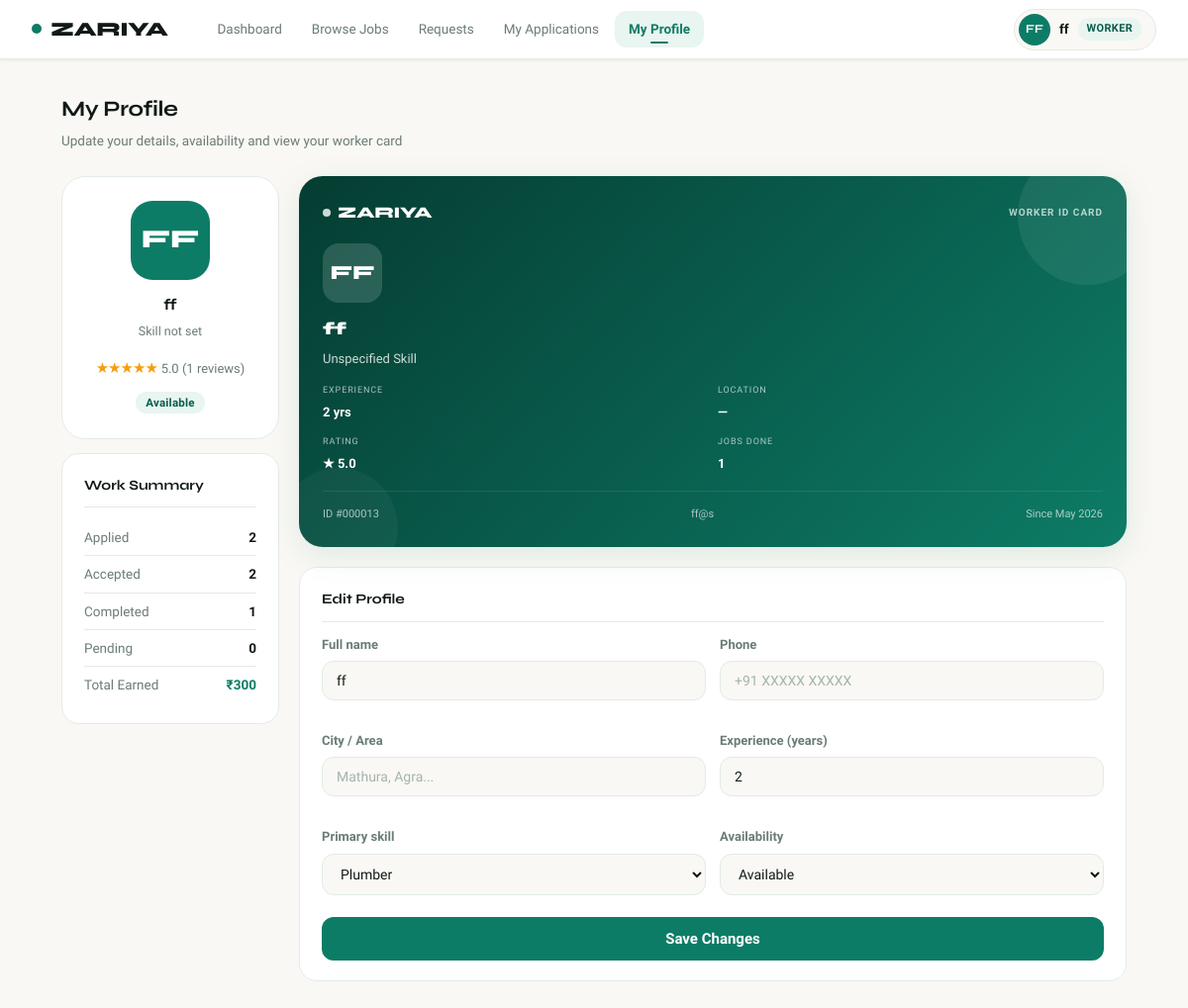
Screenshot of /profile (signed in) with the database file from the repository.
### models.py (models this page shows, shortened)
class User(UserMixin, db.Model):
    __tablename__ = 'users'
    id             = db.Column(db.Integer, primary_key=True)
    name           = db.Column(db.String(100), nullable=False)
    email          = db.Column(db.String(120), unique=True, nullable=False)
    phone          = db.Column(db.String(15))
    password       = db.Column(db.String(256), nullable=False)
    role           = db.Column(db.String(10), nullable=False)   # 'customer' / 'worker'
    city           = db.Column(db.String(100))
    created_at     = db.Column(db.DateTime, default=datetime.utcnow)
    profile_photo  = db.Column(db.String(255))   # filename stored in /static/uploads/
    skill          = db.Column(db.String(100))
    experience     = db.Column(db.Integer)
    is_available   = db.Column(db.Boolean, default=True)
    avg_rating     = db.Column(db.Float, default=0.0)
    total_reviews  = db.Column(db.Integer, default=0)
    total_earned   = db.Column(db.Float, default=0.0)   # total money received
    dark_mode      = db.Column(db.Boolean, default=False)
    theme_color    = db.Column(db.String(20), default='teal')   # teal / blue / purple / amber
    jobs_posted    = db.relationship('Job', backref='customer', lazy=True,
                                     foreign_keys='Job.customer_id')
    applications   = db.relationship('Application', backref='worker', lazy=True,
                                     foreign_keys='Application.worker_id')
    reviews_given  = db.relationship('Review', backref='reviewer', lazy=True,
                                     foreign_keys='Review.reviewer_id')
    def get_initials(self):
        parts = self.name.strip().split()
        return (parts[0][0] + parts[-1][0]).upper() if len(parts) > 1 else parts[0][:2].upper()

### app.py (the view, shortened to what this page needs)
@app.route('/profile', methods=['GET', 'POST'])
@login_required
def profile():
    if current_user.role == 'customer':
        all_jobs   = Job.query.filter_by(customer_id=current_user.id).all()
        stats = {
            'total':     len(all_jobs),
            'open':      sum(1 for j in all_jobs if j.status == 'open'),
            'assigned':  sum(1 for j in all_jobs if j.status == 'assigned'),
            'completed': sum(1 for j in all_jobs if j.status == 'completed'),
        }
        reviews_given = Review.query.filter_by(reviewer_id=current_user.id).all()
        return render_template('customer/profile.html',
                               all_jobs=all_jobs, stats=stats,
                               reviews_given=reviews_given)
    else:
        completed = Application.query.filter_by(worker_id=current_user.id, status='accepted').count()
        all_apps  = Application.query.filter_by(worker_id=current_user.id).all()
        stats = {
            'applied':   len(all_apps),
            'accepted':  sum(1 for a in all_apps if a.status == 'accepted'),
            'pending':   sum(1 for a in all_apps if a.status == 'pending'),
            'completed': Job.query.filter_by(assigned_worker_id=current_user.id, status='completed').count(),
        }
        return render_template('worker/profile.html',
                               completed=completed, stats=stats)

### app.py (called while the page is built)
@login_manager.user_loader
def load_user(user_id):
    return User.query.get(int(user_id))

### templates/worker/profile.html (shortened to what this page needs)
{% extends 'base.html' %}
{% block content %}
<div class="page-header">
  <div>
    <div class="page-title">My Profile</div>
    <div class="page-sub">Update your details, availability and view your worker card</div>
  </div>
</div>
<div class="profile-grid">
  <div>
    <div class="profile-card">
      <div class="profile-av-lg" id="av-wrapper">
        {% if current_user.profile_photo %}
          <img id="av-preview" src="{{ url_for('uploaded_file', filename=current_user.profile_photo) }}" alt="Photo">
        {% else %}
          <span class="initials-text">{{ current_user.get_initials() }}</span>
        {% endif %}
      </div>
      <div class="profile-name">{{ current_user.name }}</div>
      <div class="profile-role">
        {{ current_user.skill or 'Skill not set' }}
      </div>
      {% if current_user.avg_rating > 0 %}
        <div style="margin-bottom:10px;">
          <span class="stars">★★★★★</span>
          <span style="font-size:13px;color:var(--text-muted);">
            {{ "%.1f"|format(current_user.avg_rating) }} ({{ current_user.total_reviews }} reviews)
          </span>
        </div>
      {% endif %}
      <span class="sbadge {{ 's-accepted' if current_user.is_available else 's-rejected' }}">
        {{ 'Available' if current_user.is_available else 'Unavailable' }}
      </span>
    </div>
    <div class="info-card" style="margin-top:14px;">
      <div class="info-title">Work Summary</div>
      <div class="info-row"><span class="info-key">Applied</span>    <span class="info-val">{{ stats.applied }}</span></div>
      <div class="info-row"><span class="info-key">Accepted</span>   <span class="info-val">{{ stats.accepted }}</span></div>
      <div class="info-row"><span class="info-key">Completed</span>  <span class="info-val">{{ stats.completed }}</span></div>
      <div class="info-row"><span class="info-key">Pending</span>    <span class="info-val">{{ stats.pending }}</span></div>
      {% if current_user.total_earned > 0 %}
      <div class="info-row">
        <span class="info-key">Total Earned</span>
        <span class="info-val" style="color:var(--primary);">₹{{ "%.0f"|format(current_user.total_earned) }}</span>
      </div>
      {% endif %}
    </div>
  </div>
  <div>
    <div class="id-card" style="margin-bottom:20px;">
      <div class="id-card-header">
        <div class="id-card-logo">
          <span class="id-card-logo-dot"></span> ZARIYA
        </div>
        <div class="id-card-type">Worker ID Card</div>
      </div>
      <div class="id-card-av">
        {% if current_user.profile_photo %}
          <img src="{{ url_for('uploaded_file', filename=current_user.profile_photo) }}" alt="Photo">
        {% else %}
          {{ current_user.get_initials() }}
        {% endif %}
      </div>
      <div class="id-card-name">{{ current_user.name }}</div>
      <div class="id-card-skill">{{ current_user.skill or 'Unspecified Skill' }}</div>
      <div class="id-card-grid">
        <div class="id-card-field">
          <label>Experience</label>
          <span>{{ current_user.experience or 0 }} yrs</span>
        </div>
        <div class="id-card-field">
          <label>Location</label>
          <span>{{ current_user.city or '—' }}</span>
        </div>
        <div class="id-card-field">
          <label>Rating</label>
          <span>{% if current_user.avg_rating > 0 %}★ {{ "%.1f"|format(current_user.avg_rating) }}{% else %}—{% endif %}</span>
        </div>
        <div class="id-card-field">
          <label>Jobs Done</label>
          <span>{{ stats.completed }}</span>
        </div>
      </div>
      <div class="id-card-footer">
    <span>ID #{{ "%06d"|format(current_user.id) }}</span>
    <span>{{ current_user.email }}</span>
    <span>Since {{ current_user.created_at.strftime('%b %Y') }}</span>
</div>
    </div>
    <div class="info-card">
      <div class="info-title">Edit Profile</div>
      <form method="POST" action="{{ url_for('profile') }}" enctype="multipart/form-data">
        <div class="field-grid">
          <div class="field">
            <label>Full name</label>
            <input type="text" name="name" value="{{ current_user.name }}" required />
          </div>
          <div class="field">
            <label>Phone</label>
            <input type="tel" name="phone" value="{{ current_user.phone or '' }}" placeholder="+91 XXXXX XXXXX" />
          </div>
          <div class="field">
            <label>City / Area</label>
            <input type="text" name="city" value="{{ current_user.city or '' }}" placeholder="Mathura, Agra..." />
          </div>
          <div class="field">
            <label>Experience (years)</label>
            <input type="number" name="experience" value="{{ current_user.experience or 0 }}" min="0" />
          </div>
          <div class="field">
            <label>Primary skill</label>
            <select name="skill">
              {% for s in ['Plumber','Electrician','Carpenter','Painter','Mason','Welder','Cleaner','Driver','Other'] %}
                <option value="{{ s }}" {{ 'selected' if current_user.skill == s }}>{{ s }}</option>
              {% endfor %}
            </select>
          </div>
          <div class="field">
            <label>Availability</label>
            <select name="is_available">
              <option value="on"  {{ 'selected' if current_user.is_available  }}>Available</option>
            </select>
          </div>
        </div>
        <button type="submit" class="btn-full-green" style="margin-top:6px;">Save Changes</button>
      </form>
    </div>
  </div>
</div>
{% endblock %}

### templates/base.html (shortened to what this page needs)
<!DOCTYPE html>
<html lang="en" data-theme-color="teal" data-dark="false">
<head>
  <link rel="stylesheet" href="{{ url_for('static', filename='css/style.css') }}">
</head>
<body>
{% if current_user.is_authenticated %}
<nav class="topbar">
  <div class="topbar-left">
    <a href="{{ url_for('dashboard') }}" class="logo">
      <span class="logo-dot"></span>
      ZARIYA
    </a>
    <div class="nav-links">
      {% if current_user.role == 'customer' %}
        <a href="{{ url_for('dashboard') }}"   class="nav-link {% if request.endpoint=='dashboard'   %}active{% endif %}">Dashboard</a>
        <a href="{{ url_for('find_workers') }}" class="nav-link {% if request.endpoint=='find_workers' %}active{% endif %}">Find Workers</a>
        <a href="{{ url_for('post_job') }}"     class="nav-link {% if request.endpoint=='post_job'    %}active{% endif %}">Post a Job</a>
        <a href="{{ url_for('my_jobs') }}"      class="nav-link {% if request.endpoint=='my_jobs'     %}active{% endif %}">My Jobs</a>
      {% else %}
        <a href="{{ url_for('dashboard') }}"      class="nav-link {% if request.endpoint=='dashboard'      %}active{% endif %}">Dashboard</a>
        <a href="{{ url_for('browse_jobs') }}"    class="nav-link {% if request.endpoint=='browse_jobs'    %}active{% endif %}">Browse Jobs</a>
        <a href="{{ url_for('my_requests') }}"    class="nav-link {% if request.endpoint=='my_requests'    %}active{% endif %}">
          Requests
          {%- set dr_count = namespace(n=0) %}
          {%- for a in current_user.applications %}
            {%- if a.job.is_direct_request and a.status == 'pending' %}
              {%- set dr_count.n = dr_count.n + 1 %}
            {%- endif %}
          {%- endfor %}
        </a>
        <a href="{{ url_for('my_applications') }}" class="nav-link {% if request.endpoint=='my_applications' %}active{% endif %}">My Applications</a>
        <a href="{{ url_for('profile') }}"         class="nav-link {% if request.endpoint=='profile'         %}active{% endif %}">My Profile</a>
      {% endif %}
    </div>
  </div>
  <div class="topbar-right">
    <div class="user-pill" tabindex="0">
      <div class="user-av">
        {% if current_user.profile_photo %}
          <img src="{{ url_for('uploaded_file', filename=current_user.profile_photo) }}" alt="Photo">
        {% else %}
          {{ current_user.get_initials() }}
        {% endif %}
      </div>
      <span class="user-name">{{ current_user.name.split()[0] }}</span>
      <span class="role-tag {{ current_user.role }}">{{ current_user.role }}</span>
    </div>
  </div>
</nav>
{% endif %}
<main>{% block content %}{% endblock %}</main>
</body>
</html>

### rows the page displays
User: get_initials "FF", name "ff", role "WORKER", skill "Skill not set", avg_rating "5.0", total_reviews "1", is_available "Available", total_earned "300", skill "Unspecified Skill", experience "2", city "—", id "000013", email "ff@s", created_at "May 2026"

### other values shown
{{ stats.applied }} "2"
{{ stats.accepted }} "2"
{{ stats.completed }} "1"
{{ stats.pending }} "0"
form field skill "Plumber"
